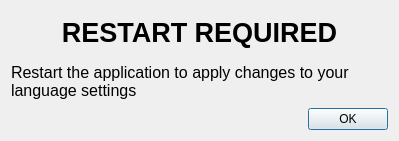
<?xml version="1.0" encoding="UTF-8"?>
<ui version="4.0">
 <class>DialogRestart</class>
 <widget class="QDialog" name="DialogRestart">
  <property name="geometry">
   <rect>
    <x>0</x>
    <y>0</y>
    <width>399</width>
    <height>141</height>
   </rect>
  </property>
  <property name="windowTitle">
   <string>Dialog</string>
  </property>
  <layout class="QVBoxLayout" name="verticalLayout">
   <item>
    <widget class="QLabel" name="label">
     <property name="font">
      <font>
       <pointsize>20</pointsize>
       <weight>75</weight>
       <bold>true</bold>
      </font>
     </property>
     <property name="text">
      <string>RESTART REQUIRED</string>
     </property>
     <property name="alignment">
      <set>Qt::AlignCenter</set>
     </property>
    </widget>
   </item>
   <item>
    <widget class="QLabel" name="label_2">
     <property name="font">
      <font>
       <pointsize>12</pointsize>
      </font>
     </property>
     <property name="text">
      <string>Restart the application to apply changes to your language settings</string>
     </property>
     <property name="wordWrap">
      <bool>true</bool>
     </property>
    </widget>
   </item>
   <item>
    <widget class="QDialogButtonBox" name="buttonBox">
     <property name="orientation">
      <enum>Qt::Horizontal</enum>
     </property>
     <property name="standardButtons">
      <set>QDialogButtonBox::Ok</set>
     </property>
    </widget>
   </item>
  </layout>
 </widget>
 <resources/>
 <connections>
  <connection>
   <sender>buttonBox</sender>
   <signal>accepted()</signal>
   <receiver>DialogRestart</receiver>
   <slot>accept()</slot>
   <hints>
    <hint type="sourcelabel">
     <x>248</x>
     <y>254</y>
    </hint>
    <hint type="destinationlabel">
     <x>157</x>
     <y>274</y>
    </hint>
   </hints>
  </connection>
  <connection>
   <sender>buttonBox</sender>
   <signal>rejected()</signal>
   <receiver>DialogRestart</receiver>
   <slot>reject()</slot>
   <hints>
    <hint type="sourcelabel">
     <x>316</x>
     <y>260</y>
    </hint>
    <hint type="destinationlabel">
     <x>286</x>
     <y>274</y>
    </hint>
   </hints>
  </connection>
 </connections>
</ui>
